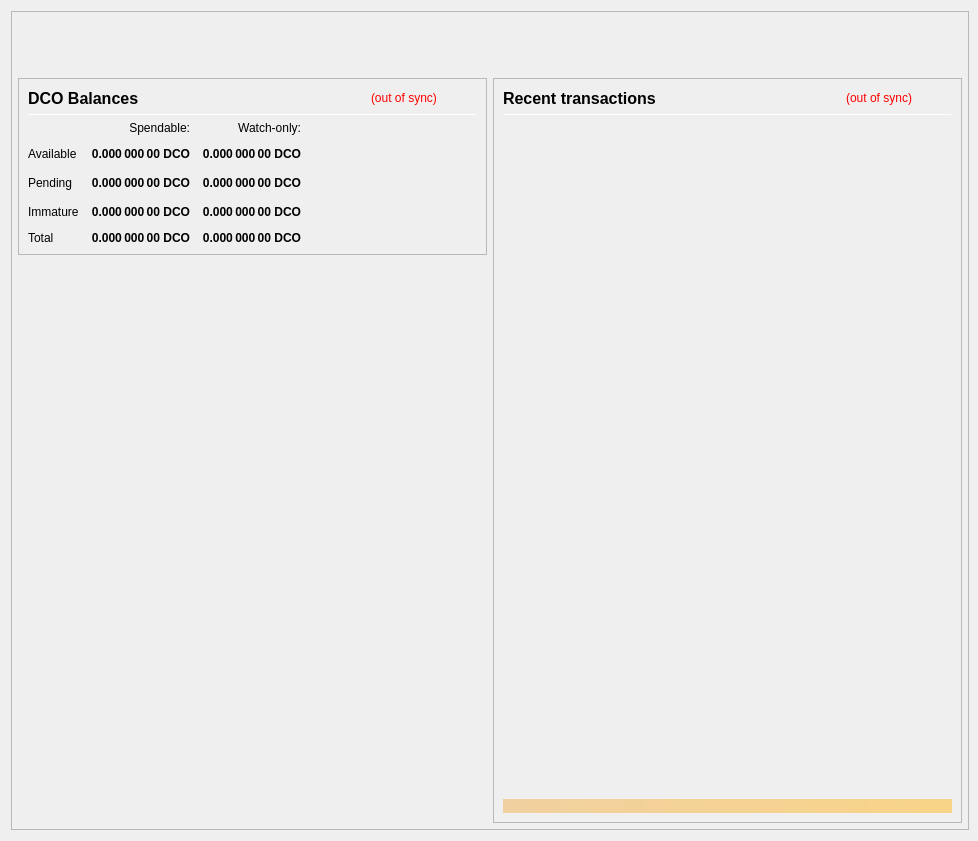
<?xml version="1.0" encoding="UTF-8"?>
<ui version="4.0">
 <class>OverviewPage</class>
 <widget class="QWidget" name="OverviewPage">
  <property name="geometry">
   <rect>
    <x>0</x>
    <y>0</y>
    <width>978</width>
    <height>841</height>
   </rect>
  </property>
  <property name="minimumSize">
   <size>
    <width>960</width>
    <height>682</height>
   </size>
  </property>
  <property name="font">
   <font>
    <weight>50</weight>
    <bold>false</bold>
   </font>
  </property>
  <property name="windowTitle">
   <string>Form</string>
  </property>
  <layout class="QVBoxLayout" name="topLayout" stretch="0">
   <property name="rightMargin">
    <number>9</number>
   </property>
   <item>
    <widget class="QFrame" name="frame_BG">
     <property name="minimumSize">
      <size>
       <width>850</width>
       <height>610</height>
      </size>
     </property>
     <property name="maximumSize">
      <size>
       <width>16777215</width>
       <height>16777215</height>
      </size>
     </property>
     <property name="frameShape">
      <enum>QFrame::StyledPanel</enum>
     </property>
     <property name="frameShadow">
      <enum>QFrame::Raised</enum>
     </property>
     <layout class="QVBoxLayout" name="verticalLayout_3" stretch="0">
      <property name="leftMargin">
       <number>0</number>
      </property>
      <property name="topMargin">
       <number>0</number>
      </property>
      <property name="rightMargin">
       <number>0</number>
      </property>
      <property name="bottomMargin">
       <number>6</number>
      </property>
      <item>
       <layout class="QVBoxLayout" name="verticalLayout_Master" stretch="0,1">
        <property name="leftMargin">
         <number>0</number>
        </property>
        <property name="topMargin">
         <number>0</number>
        </property>
        <property name="rightMargin">
         <number>0</number>
        </property>
        <property name="bottomMargin">
         <number>0</number>
        </property>
        <item>
         <widget class="QFrame" name="frame_Header">
          <layout class="QVBoxLayout" name="verticalLayout_Header" stretch="0">
           <property name="leftMargin">
            <number>0</number>
           </property>
           <property name="topMargin">
            <number>0</number>
           </property>
           <property name="rightMargin">
            <number>0</number>
           </property>
           <property name="bottomMargin">
            <number>0</number>
           </property>
           <item>
            <layout class="QHBoxLayout" name="horizontalLayout_Header" stretch="1,0">
             <property name="spacing">
              <number>6</number>
             </property>
             <item>
              <spacer name="horizontalSpacer_Header">
               <property name="orientation">
                <enum>Qt::Horizontal</enum>
               </property>
               <property name="sizeHint" stdset="0">
                <size>
                 <width>40</width>
                 <height>20</height>
                </size>
               </property>
              </spacer>
             </item>
             <item>
              <widget class="QLabel" name="labelOverviewHeaderRight">
               <property name="minimumSize">
                <size>
                 <width>464</width>
                 <height>60</height>
                </size>
               </property>
               <property name="maximumSize">
                <size>
                 <width>16777215</width>
                 <height>60</height>
                </size>
               </property>
               <property name="font">
                <font>
                 <pointsize>14</pointsize>
                </font>
               </property>
               <property name="text">
                <string/>
               </property>
               <property name="alignment">
                <set>Qt::AlignRight|Qt::AlignTrailing|Qt::AlignVCenter</set>
               </property>
              </widget>
             </item>
            </layout>
           </item>
          </layout>
         </widget>
        </item>
        <item>
         <widget class="QFrame" name="frame_Content">
          <layout class="QVBoxLayout" name="verticalLayout_Content">
           <property name="leftMargin">
            <number>6</number>
           </property>
           <property name="topMargin">
            <number>0</number>
           </property>
           <property name="rightMargin">
            <number>6</number>
           </property>
           <property name="bottomMargin">
            <number>0</number>
           </property>
           <item>
            <layout class="QHBoxLayout" name="horizontalLayout_Content" stretch="1,1">
             <property name="spacing">
              <number>6</number>
             </property>
             <item>
              <layout class="QVBoxLayout" name="verticalLayout_left" stretch="0,0">
               <item>
                <widget class="QFrame" name="frameBalances">
                 <property name="frameShape">
                  <enum>QFrame::StyledPanel</enum>
                 </property>
                 <property name="frameShadow">
                  <enum>QFrame::Raised</enum>
                 </property>
                 <layout class="QVBoxLayout" name="verticalLayout_4">
                  <item>
                   <layout class="QHBoxLayout" name="hlBalancesHeader" stretch="2,0,0">
                    <property name="spacing">
                     <number>6</number>
                    </property>
                    <item>
                     <widget class="QLabel" name="labelBalances">
                      <property name="minimumSize">
                       <size>
                        <width>0</width>
                        <height>0</height>
                       </size>
                      </property>
                      <property name="font">
                       <font>
                        <pointsize>12</pointsize>
                        <weight>75</weight>
                        <bold>true</bold>
                       </font>
                      </property>
                      <property name="text">
                       <string>DCO Balances</string>
                      </property>
                     </widget>
                    </item>
                    <item>
                     <widget class="QLabel" name="labelWalletStatus">
                      <property name="cursor">
                       <cursorShape>WhatsThisCursor</cursorShape>
                      </property>
                      <property name="toolTip">
                       <string>The displayed information may be out of date. Your wallet automatically synchronizes with the Dcoins network after a connection is established, but this process has not completed yet.</string>
                      </property>
                      <property name="styleSheet">
                       <string notr="true">QLabel { color: red; }</string>
                      </property>
                      <property name="text">
                       <string notr="true">(out of sync)</string>
                      </property>
                      <property name="alignment">
                       <set>Qt::AlignLeading|Qt::AlignLeft|Qt::AlignVCenter</set>
                      </property>
                     </widget>
                    </item>
                    <item>
                     <spacer name="hsBalancesHeader">
                      <property name="orientation">
                       <enum>Qt::Horizontal</enum>
                      </property>
                      <property name="sizeHint" stdset="0">
                       <size>
                        <width>40</width>
                        <height>20</height>
                       </size>
                      </property>
                     </spacer>
                    </item>
                   </layout>
                  </item>
                  <item>
                   <widget class="Line" name="lineBalances">
                    <property name="minimumSize">
                     <size>
                      <width>0</width>
                      <height>1</height>
                     </size>
                    </property>
                    <property name="maximumSize">
                     <size>
                      <width>16777215</width>
                      <height>1</height>
                     </size>
                    </property>
                    <property name="orientation">
                     <enum>Qt::Horizontal</enum>
                    </property>
                   </widget>
                  </item>
                  <item>
                   <layout class="QGridLayout" name="gridLayout">
                    <property name="spacing">
                     <number>12</number>
                    </property>
                    <item row="2" column="2">
                     <widget class="QLabel" name="labelWatchPending">
                      <property name="font">
                       <font>
                        <weight>75</weight>
                        <bold>true</bold>
                       </font>
                      </property>
                      <property name="cursor">
                       <cursorShape>ArrowCursor</cursorShape>
                      </property>
                      <property name="toolTip">
                       <string>Unconfirmed transactions to watch-only addresses</string>
                      </property>
                      <property name="text">
                       <string notr="true">0.000 000 00 DCO</string>
                      </property>
                      <property name="alignment">
                       <set>Qt::AlignRight|Qt::AlignTrailing|Qt::AlignVCenter</set>
                      </property>
                      <property name="textInteractionFlags">
                       <set>Qt::NoTextInteraction</set>
                      </property>
                     </widget>
                    </item>
                    <item row="2" column="1">
                     <widget class="QLabel" name="labelUnconfirmed">
                      <property name="font">
                       <font>
                        <weight>75</weight>
                        <bold>true</bold>
                       </font>
                      </property>
                      <property name="cursor">
                       <cursorShape>ArrowCursor</cursorShape>
                      </property>
                      <property name="toolTip">
                       <string>Total of transactions that have yet to be confirmed, and do not yet count toward the spendable balance</string>
                      </property>
                      <property name="text">
                       <string notr="true">0.000 000 00 DCO</string>
                      </property>
                      <property name="alignment">
                       <set>Qt::AlignRight|Qt::AlignTrailing|Qt::AlignVCenter</set>
                      </property>
                      <property name="textInteractionFlags">
                       <set>Qt::NoTextInteraction</set>
                      </property>
                     </widget>
                    </item>
                    <item row="3" column="2">
                     <widget class="QLabel" name="labelWatchImmature">
                      <property name="font">
                       <font>
                        <weight>75</weight>
                        <bold>true</bold>
                       </font>
                      </property>
                      <property name="cursor">
                       <cursorShape>ArrowCursor</cursorShape>
                      </property>
                      <property name="toolTip">
                       <string>Staked or masternode rewards in watch-only addresses that has not yet matured</string>
                      </property>
                      <property name="text">
                       <string notr="true">0.000 000 00 DCO</string>
                      </property>
                      <property name="alignment">
                       <set>Qt::AlignRight|Qt::AlignTrailing|Qt::AlignVCenter</set>
                      </property>
                      <property name="textInteractionFlags">
                       <set>Qt::NoTextInteraction</set>
                      </property>
                     </widget>
                    </item>
                    <item row="4" column="0">
                     <widget class="QLabel" name="labelTotalText">
                      <property name="text">
                       <string>Total</string>
                      </property>
                      <property name="textInteractionFlags">
                       <set>Qt::NoTextInteraction</set>
                      </property>
                     </widget>
                    </item>
                    <item row="3" column="1">
                     <widget class="QLabel" name="labelImmature">
                      <property name="font">
                       <font>
                        <weight>75</weight>
                        <bold>true</bold>
                       </font>
                      </property>
                      <property name="cursor">
                       <cursorShape>ArrowCursor</cursorShape>
                      </property>
                      <property name="toolTip">
                       <string>Staked or masternode rewards that has not yet matured</string>
                      </property>
                      <property name="text">
                       <string notr="true">0.000 000 00 DCO</string>
                      </property>
                      <property name="alignment">
                       <set>Qt::AlignRight|Qt::AlignTrailing|Qt::AlignVCenter</set>
                      </property>
                      <property name="textInteractionFlags">
                       <set>Qt::NoTextInteraction</set>
                      </property>
                     </widget>
                    </item>
                    <item row="2" column="3">
                     <spacer name="hsBalances">
                      <property name="orientation">
                       <enum>Qt::Horizontal</enum>
                      </property>
                      <property name="sizeHint" stdset="0">
                       <size>
                        <width>40</width>
                        <height>20</height>
                       </size>
                      </property>
                     </spacer>
                    </item>
                    <item row="3" column="0">
                     <widget class="QLabel" name="labelImmatureText">
                      <property name="text">
                       <string>Immature</string>
                      </property>
                      <property name="textInteractionFlags">
                       <set>Qt::NoTextInteraction</set>
                      </property>
                     </widget>
                    </item>
                    <item row="4" column="1">
                     <widget class="QLabel" name="labelTotal">
                      <property name="font">
                       <font>
                        <weight>75</weight>
                        <bold>true</bold>
                       </font>
                      </property>
                      <property name="cursor">
                       <cursorShape>ArrowCursor</cursorShape>
                      </property>
                      <property name="toolTip">
                       <string>Your current total balance</string>
                      </property>
                      <property name="text">
                       <string notr="true">0.000 000 00 DCO</string>
                      </property>
                      <property name="alignment">
                       <set>Qt::AlignRight|Qt::AlignTrailing|Qt::AlignVCenter</set>
                      </property>
                      <property name="textInteractionFlags">
                       <set>Qt::NoTextInteraction</set>
                      </property>
                     </widget>
                    </item>
                    <item row="4" column="2">
                     <widget class="QLabel" name="labelWatchTotal">
                      <property name="font">
                       <font>
                        <weight>75</weight>
                        <bold>true</bold>
                       </font>
                      </property>
                      <property name="cursor">
                       <cursorShape>ArrowCursor</cursorShape>
                      </property>
                      <property name="toolTip">
                       <string>Current total balance in watch-only addresses</string>
                      </property>
                      <property name="text">
                       <string notr="true">0.000 000 00 DCO</string>
                      </property>
                      <property name="alignment">
                       <set>Qt::AlignRight|Qt::AlignTrailing|Qt::AlignVCenter</set>
                      </property>
                      <property name="textInteractionFlags">
                       <set>Qt::NoTextInteraction</set>
                      </property>
                     </widget>
                    </item>
                    <item row="0" column="2">
                     <widget class="QLabel" name="labelWatchonly">
                      <property name="text">
                       <string>Watch-only:</string>
                      </property>
                      <property name="alignment">
                       <set>Qt::AlignRight|Qt::AlignTrailing|Qt::AlignVCenter</set>
                      </property>
                     </widget>
                    </item>
                    <item row="1" column="0">
                     <widget class="QLabel" name="labelBalanceText">
                      <property name="text">
                       <string>Available</string>
                      </property>
                      <property name="textInteractionFlags">
                       <set>Qt::NoTextInteraction</set>
                      </property>
                     </widget>
                    </item>
                    <item row="1" column="1">
                     <widget class="QLabel" name="labelBalance">
                      <property name="font">
                       <font>
                        <weight>75</weight>
                        <bold>true</bold>
                       </font>
                      </property>
                      <property name="cursor">
                       <cursorShape>ArrowCursor</cursorShape>
                      </property>
                      <property name="toolTip">
                       <string>Your current spendable balance</string>
                      </property>
                      <property name="text">
                       <string notr="true">0.000 000 00 DCO</string>
                      </property>
                      <property name="alignment">
                       <set>Qt::AlignRight|Qt::AlignTrailing|Qt::AlignVCenter</set>
                      </property>
                      <property name="textInteractionFlags">
                       <set>Qt::NoTextInteraction</set>
                      </property>
                     </widget>
                    </item>
                    <item row="1" column="2">
                     <widget class="QLabel" name="labelWatchAvailable">
                      <property name="font">
                       <font>
                        <weight>75</weight>
                        <bold>true</bold>
                       </font>
                      </property>
                      <property name="cursor">
                       <cursorShape>ArrowCursor</cursorShape>
                      </property>
                      <property name="toolTip">
                       <string>Your current balance in watch-only addresses</string>
                      </property>
                      <property name="text">
                       <string notr="true">0.000 000 00 DCO</string>
                      </property>
                      <property name="alignment">
                       <set>Qt::AlignRight|Qt::AlignTrailing|Qt::AlignVCenter</set>
                      </property>
                      <property name="textInteractionFlags">
                       <set>Qt::NoTextInteraction</set>
                      </property>
                     </widget>
                    </item>
                    <item row="2" column="0">
                     <widget class="QLabel" name="labelPendingText">
                      <property name="text">
                       <string>Pending</string>
                      </property>
                      <property name="textInteractionFlags">
                       <set>Qt::NoTextInteraction</set>
                      </property>
                     </widget>
                    </item>
                    <item row="0" column="1">
                     <widget class="QLabel" name="labelSpendable">
                      <property name="text">
                       <string>Spendable:</string>
                      </property>
                      <property name="alignment">
                       <set>Qt::AlignRight|Qt::AlignTrailing|Qt::AlignVCenter</set>
                      </property>
                     </widget>
                    </item>
                   </layout>
                  </item>
                 </layout>
                </widget>
               </item>
               <item>
                <spacer name="verticalSpacer">
                 <property name="orientation">
                  <enum>Qt::Vertical</enum>
                 </property>
                 <property name="sizeHint" stdset="0">
                  <size>
                   <width>20</width>
                   <height>40</height>
                  </size>
                 </property>
                </spacer>
               </item>
              </layout>
             </item>
             <item>
              <layout class="QVBoxLayout" name="verticalLayout_right" stretch="1">
               <item>
                <widget class="QFrame" name="frame_RecentTransactions">
                 <property name="minimumSize">
                  <size>
                   <width>0</width>
                   <height>0</height>
                  </size>
                 </property>
                 <property name="frameShape">
                  <enum>QFrame::StyledPanel</enum>
                 </property>
                 <property name="frameShadow">
                  <enum>QFrame::Raised</enum>
                 </property>
                 <layout class="QVBoxLayout" name="verticalLayout_1" stretch="0,0,0,0,0">
                  <item>
                   <layout class="QHBoxLayout" name="horizontalLayout_2" stretch="2,0,0">
                    <property name="spacing">
                     <number>3</number>
                    </property>
                    <item>
                     <widget class="QLabel" name="label_4">
                      <property name="minimumSize">
                       <size>
                        <width>0</width>
                        <height>20</height>
                       </size>
                      </property>
                      <property name="font">
                       <font>
                        <pointsize>12</pointsize>
                        <weight>75</weight>
                        <bold>true</bold>
                       </font>
                      </property>
                      <property name="text">
                       <string>Recent transactions</string>
                      </property>
                     </widget>
                    </item>
                    <item>
                     <widget class="QLabel" name="labelTransactionsStatus">
                      <property name="cursor">
                       <cursorShape>WhatsThisCursor</cursorShape>
                      </property>
                      <property name="toolTip">
                       <string>The displayed information may be out of date. Your wallet automatically synchronizes with the Dcoins network after a connection is established, but this process has not completed yet.</string>
                      </property>
                      <property name="styleSheet">
                       <string notr="true">QLabel { color: red; }</string>
                      </property>
                      <property name="text">
                       <string notr="true">(out of sync)</string>
                      </property>
                      <property name="alignment">
                       <set>Qt::AlignRight|Qt::AlignTrailing|Qt::AlignVCenter</set>
                      </property>
                     </widget>
                    </item>
                    <item>
                     <spacer name="horizontalSpacer">
                      <property name="orientation">
                       <enum>Qt::Horizontal</enum>
                      </property>
                      <property name="sizeHint" stdset="0">
                       <size>
                        <width>40</width>
                        <height>20</height>
                       </size>
                      </property>
                     </spacer>
                    </item>
                   </layout>
                  </item>
                  <item>
                   <widget class="Line" name="line">
                    <property name="minimumSize">
                     <size>
                      <width>0</width>
                      <height>1</height>
                     </size>
                    </property>
                    <property name="maximumSize">
                     <size>
                      <width>16777215</width>
                      <height>1</height>
                     </size>
                    </property>
                    <property name="orientation">
                     <enum>Qt::Horizontal</enum>
                    </property>
                   </widget>
                  </item>
                  <item>
                   <widget class="QListView" name="listTransactions">
                    <property name="minimumSize">
                     <size>
                      <width>0</width>
                      <height>0</height>
                     </size>
                    </property>
                    <property name="styleSheet">
                     <string notr="true">QListView { background: transparent; }</string>
                    </property>
                    <property name="frameShape">
                     <enum>QFrame::NoFrame</enum>
                    </property>
                    <property name="verticalScrollBarPolicy">
                     <enum>Qt::ScrollBarAlwaysOff</enum>
                    </property>
                    <property name="horizontalScrollBarPolicy">
                     <enum>Qt::ScrollBarAlwaysOff</enum>
                    </property>
                    <property name="selectionMode">
                     <enum>QAbstractItemView::NoSelection</enum>
                    </property>
                   </widget>
                  </item>
                  <item>
                   <spacer name="verticalSpacer_2">
                    <property name="orientation">
                     <enum>Qt::Vertical</enum>
                    </property>
                    <property name="sizeType">
                     <enum>QSizePolicy::Expanding</enum>
                    </property>
                    <property name="sizeHint" stdset="0">
                     <size>
                      <width>20</width>
                      <height>40</height>
                     </size>
                    </property>
                   </spacer>
                  </item>
                  <item>
                   <widget class="QLabel" name="labelAlerts">
                    <property name="maximumSize">
                     <size>
                      <width>16777215</width>
                      <height>16777215</height>
                     </size>
                    </property>
                    <property name="styleSheet">
                     <string notr="true">background-color: qlineargradient(x1: 0, y1: 0, x2: 1, y2: 0, stop:0 #F0D0A0, stop:1 #F8D488); color:#000000;</string>
                    </property>
                    <property name="text">
                     <string/>
                    </property>
                    <property name="wordWrap">
                     <bool>true</bool>
                    </property>
                    <property name="margin">
                     <number>3</number>
                    </property>
                   </widget>
                  </item>
                 </layout>
                </widget>
               </item>
              </layout>
             </item>
            </layout>
           </item>
          </layout>
         </widget>
        </item>
       </layout>
      </item>
     </layout>
    </widget>
   </item>
  </layout>
 </widget>
 <resources/>
 <connections/>
</ui>
